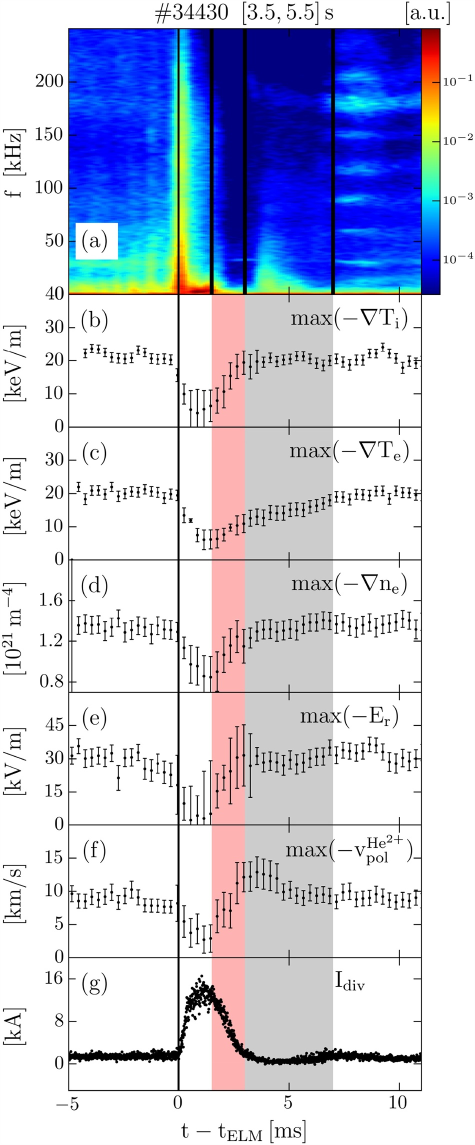
#> input picture data/figure2_embedded.png, 950 x 2290 px (shown at 1/2 size)
$ python kww_tail_analysis.py
#> lines starting #> are read from the running program, lines starting #| are printed output that depends on the picture
### config.py
"""
Path configuration for Merkabit DTC analysis scripts.
All paths are relative to the repository root.
"""
import os

REPO_ROOT = os.path.dirname(os.path.abspath(__file__))

# Data directories
DATA_DIR = os.path.join(REPO_ROOT, 'data')
MI_2022_DATA = os.path.join(DATA_DIR, 'mi_2022')
XIANG_2024_DATA = os.path.join(DATA_DIR, 'xiang_2024')
RANDALL_2021_DATA = os.path.join(DATA_DIR, 'randall_2021')
DORIAN_DATA = os.path.join(DATA_DIR, 'dorian')
CHBMIT_DATA = os.path.join(DATA_DIR, 'chbmit')
MEDITATION_DATA = os.path.join(DATA_DIR, 'meditation')
MEDITATION_RAW = os.path.join(MEDITATION_DATA, 'raw_eeg')
DAQEC_DATA = os.path.join(DATA_DIR, 'daqec')
QUASAR_DATA = os.path.join(DATA_DIR, 'quasars')
PERSEUS_DATA = os.path.join(DATA_DIR, 'perseus')

# Xiang 2024 subdirectory (created by download_data.py)
XIANG_2024_BASE = os.path.join(
    XIANG_2024_DATA,
    'xlelephant-Long-lived-topological-time-crystalline-order-on-a-quantum-processor-168eca4'
)

# Results directories
RESULTS_DIR = os.path.join(REPO_ROOT, 'results')
FIGURES_DIR = os.path.join(RESULTS_DIR, 'figures')
REPORTS_DIR = os.path.join(RESULTS_DIR, 'reports')

# Create output directories if they don't exist
for d in [FIGURES_DIR, REPORTS_DIR]:
    os.makedirs(d, exist_ok=True)

### analysis/kww_tail_analysis.py
"""
Tail analysis: fit Idiv decay starting from different time offsets
using ACTUAL digitized data to see if transport tail differs from spike.
"""
import numpy as np
import matplotlib.pyplot as plt
from PIL import Image
from scipy.optimize import curve_fit
import os, sys, warnings
warnings.filterwarnings('ignore')

sys.path.insert(0, os.path.join(os.path.dirname(os.path.abspath(__file__)), '..'))
from config import DATA_DIR, FIGURES_DIR

OUTDIR = FIGURES_DIR
img = np.array(Image.open(os.path.join(DATA_DIR, 'figure2_embedded.png')))
#> img is the input picture: shape (2290, 950, 3); mean R, G, B 195.5, 200.4, 223.3
gray = np.mean(img[:,:,:3], axis=2)
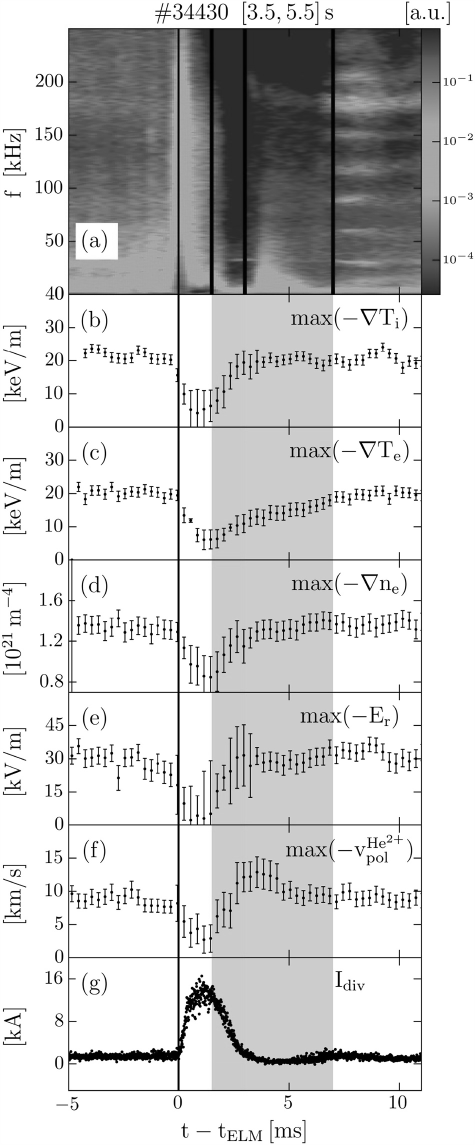
#> gray: shape (2290, 950) float64 (shown at 1/2 size); min 0, max 255, mean 206.4

# Calibration
x_cal = np.polyfit([150, 365, 580, 795], [-5.0, 0.0, 5.0, 10.0], 1)
yg_cal = np.polyfit([2145, 2045, 1960], [0.0, 8.0, 16.0], 1)
def px_to_t(x): return np.polyval(x_cal, x)
def px_to_I(y): return np.polyval(yg_cal, y)

# Digitize Idiv (same as v4)
t_list, I_list = [], []
for x in range(155, 795, 1):
    if 360 <= x <= 372: continue
    y_start = 1990 if x < 195 else (1995 if x > 695 else 1950)
    col = gray[y_start:2170, x]
    dark = np.where(col < 85)[0]
    if len(dark) < 1: continue
    gaps = np.diff(dark) if len(dark) > 1 else np.array([])
    splits = np.where(gaps > 5)[0] if len(gaps) > 0 else np.array([])
    if len(splits) == 0:
        y_center = np.mean(dark) + y_start
    else:
        clusters = np.split(dark, splits + 1)
        largest = max(clusters, key=len)
        y_center = np.mean(largest) + y_start
    t_list.append(px_to_t(x)); I_list.append(px_to_I(y_center))
#> this loop made 640 passes
#> (gaps, splits, largest, y_center) on pass 53: ([35, 1, 122, 1, 1, 1, 1, 1, 1, 1, 1, 1, 1, 1], [0, 2], [158, 159, 160, 161, 162, 163, 164, 165, 166, 167, 168, 169], 2113.5)
#> (dark, gaps, y_center) on passes 1, 9, 10, 11, 12, 13: ([117, 118, 119, 120, 121, 122, 123, 124, 125, 126, 127, 128], [1, 1, 1, 1, 1, 1, 1, 1, 1, 1, 1], 2112.5), ([118, 119, 120, 121, 122, 123, 124, 125, 126, 127, 128, 129], [1, 1, 1, 1, 1, 1, 1, 1, 1, 1, 1], 2113.5), ([118, 119, 120, 121, 122, 123, 124, 125, 126, 127, 128], [1, 1, 1, 1, 1, 1, 1, 1, 1, 1], 2113), ([118, 119, 120, 121, 122, 123, 124, 125, 126, 127, 128], [1, 1, 1, 1, 1, 1, 1, 1, 1, 1], 2113), ([117, 118, 119, 120, 121, 122, 123, 124, 125, 126, 127, 128], [1, 1, 1, 1, 1, 1, 1, 1, 1, 1, 1], 2112.5), ([117, 118, 119, 120, 121, 122, 123, 124, 125, 126, 127, 128], [1, 1, 1, 1, 1, 1, 1, 1, 1, 1, 1], 2112.5)
#> after the loop, I_list = 627 values, max 15.64 at index 508, min 1.61 at index 375, mean 3.99; t_list = 627 values from -4.88 to 9.98

t_g = np.array(t_list); I_g = np.array(I_list)
#> after `t_g = np.array(t_list)`: t_g = 627 values from -4.88 to 9.98
#> after `I_g = np.array(I_list)`: I_g has the same summary as I_list

# Bin at 0.1 ms
edges = np.arange(t_g.min(), t_g.max()+0.1, 0.1)
#> edges = 150 values from -4.88 to 10.02
t_b, I_b = [], []
for i in range(len(edges)-1):
    m = (t_g >= edges[i]) & (t_g < edges[i+1])
    if np.sum(m) > 2:
        t_b.append(np.mean(t_g[m])); I_b.append(np.mean(I_g[m]))
#> after the loop, I_b = 145 values, max 14.04 at index 54, min 1.67 at index 86, mean 3.96; t_b = 145 values from -4.84 to 9.95
t_b = np.array(t_b); I_b = np.array(I_b)

# Find peak
post = t_b > 0
pi = np.argmax(I_b[post])
#> pi = 7
abs_peak = np.where(post)[0][0] + pi
#> abs_peak = 54
t_decay = t_b[abs_peak:] - t_b[abs_peak]
#> t_decay = 91 values from 0 to 8.99
I_decay = I_b[abs_peak:]
#> I_decay = 91 values, max 14.04 at index 0, min 1.67 at index 32, mean 3.88

# Limit to 6 ms
cut = t_decay <= 6.0
t_decay = t_decay[cut]; I_decay = I_decay[cut]
#> after `t_decay = t_decay[cut]`: t_decay = 61 values from 0 to 6
#> after `I_decay = I_decay[cut]`: I_decay = 61 values, max 14.04 at index 0, min 1.67 at index 32, mean 4.39

print(f"Peak at t_ELM + {t_b[abs_peak]:.2f} ms, I_peak = {I_decay[0]:.2f} kA")
#| Peak at t_ELM + 0.97 ms, I_peak = 14.04 kA
print(f"Decay data: {len(t_decay)} points over {t_decay[-1]:.1f} ms")
#| Decay data: 61 points over 6.0 ms

def kww(t, A, tau, alpha, offset):
    return A * np.exp(-(t/tau)**alpha) + offset

def kww_exp(t, A, tau, offset):
    return A * np.exp(-t/tau) + offset

def r_sq(y, yf):
    sr = np.sum((y-yf)**2); st = np.sum((y-np.mean(y))**2)
    return 1-sr/st if st > 1e-15 else float('nan')

def fit_kww(t, y):
    amp = max(y[0]-y[-1], 0.1); off = y[-1]
    best = None; best_r2 = -np.inf
    for a0 in [0.6, 0.8, 1.0, 1.2, 1.33, 1.5, 2.0, 2.5]:
        for t0 in [0.3, 0.5, 1.0, 1.5, 2.0, 3.0]:
            try:
                popt, pcov = curve_fit(kww, t, y, p0=[amp,t0,a0,off],
                    bounds=([0,0.01,0.1,off-3],[amp*5,30,5,off+3]), maxfev=50000)
                r2 = r_sq(y, kww(t, *popt))
                if r2 > best_r2 and np.isfinite(r2):
                    best_r2 = r2; best = (popt, pcov, r2)
            except: pass
    return best

# Test different starting points
print(f"\n{'Start':>8} {'Npts':>6} {'alpha':>8} {'+-':>6} {'tau':>8} {'+-':>6} {'R2':>8} {'R2exp':>8} {'|a-4/3|':>8}")
print("-" * 75)

tail_results = []
for t_start in [0.0, 0.3, 0.5, 0.7, 1.0, 1.3, 1.5, 2.0]:
    mask = t_decay >= t_start
    t_sub = t_decay[mask] - t_decay[mask][0]
    I_sub = I_decay[mask]
    if len(t_sub) < 5: continue

    result = fit_kww(t_sub, I_sub)
    if result:
        popt, pcov, r2 = result
        perr = np.sqrt(np.diag(pcov)) if np.all(np.isfinite(np.diag(pcov))) else np.full(4, np.inf)
        # Exp fit
        try:
            pe, _ = curve_fit(kww_exp, t_sub, I_sub, p0=[I_sub[0]-I_sub[-1],1,I_sub[-1]],
                bounds=([0,0.01,-5],[30,30,10]), maxfev=10000)
            r2e = r_sq(I_sub, kww_exp(t_sub, *pe))
        except: r2e = float('nan')

        da = f"{perr[2]:.3f}" if np.isfinite(perr[2]) else "inf"
        dt = f"{perr[1]:.3f}" if np.isfinite(perr[1]) else "inf"
        print(f"{t_start:>8.1f} {len(t_sub):>6d} {popt[2]:>8.3f} {da:>6} {popt[1]:>8.3f} {dt:>6} "
              f"{r2:>8.4f} {r2e:>8.4f} {abs(popt[2]-4/3):>8.3f}")
        tail_results.append((t_start, popt[2], perr[2], popt[1], r2, r2e))
#> this loop made 8 passes
#> (amp in fit_kww, popt, r2, perr, pe, r2e) on passes 1 to 4: (11.2, [11.34, 1.34, 2.44, 2.09], 0.991, [0.202, 0.0214, 0.132, 0.064], [14.62, 1.13, 1.56], 0.933), (10.16, [10.98, 1.04, 1.9, 2.08], 0.99, [0.224, 0.0216, 0.103, 0.0592], [13.4, 0.872, 1.79], 0.955), (9.76, [10.1, 0.886, 1.71, 2.08], 0.986, [0.253, 0.0239, 0.108, 0.0602], [12.03, 0.743, 1.89], 0.961), (8.11, [8.4, 0.671, 1.44, 2.08], 0.975, [0.302, 0.0294, 0.12, 0.0624], [9.49, 0.579, 2], 0.962)
#> amp in fit_kww on pass 5: 6.18
#|      0.0     61    2.438  0.132    1.335  0.021   0.9906   0.9327    1.105
#|      0.3     58    1.902  0.103    1.041  0.022   0.9898   0.9553    0.569
#|      0.5     56    1.714  0.108    0.886  0.024   0.9862   0.9613    0.380
#|      0.7     53    1.439  0.120    0.671  0.029   0.9749   0.9621    0.106
#|      1.0     51    1.273  0.123    0.543  0.032   0.9639   0.9563    0.060
#|      1.3     48    1.269  0.215    0.475  0.049   0.9019   0.8942    0.065
#|      1.5     46    1.382  0.382    0.461  0.070   0.7937   0.7810    0.049
#|      2.0     40    5.000 15.985    0.312  0.127   0.1963      nan    3.667

# Plot
fig, axes = plt.subplots(1, 3, figsize=(16, 5))
fig.suptitle('Idiv Decay: Sensitivity to Fit Start Time', fontsize=12, fontweight='bold')

# Plot 1: Full decay with different start regions
ax = axes[0]
ax.plot(t_decay, I_decay, 'k.', ms=3, label='Data')
for ts in [0.0, 0.5, 1.0, 1.5]:
    ax.axvline(ts, ls=':', alpha=0.5)
ax.set_xlabel('t since peak [ms]'); ax.set_ylabel('I_div [kA]')
ax.set_title('Decay data with start markers'); ax.legend(fontsize=8)

# Plot 2: Alpha vs start time
ax = axes[1]
tr = np.array(tail_results)
ax.errorbar(tr[:,0], tr[:,1], yerr=tr[:,2], fmt='ko-', capsize=3)
ax.axhline(4/3, color='red', ls='--', label='4/3 = 1.333')
ax.axhspan(4/3-0.15, 4/3+0.15, alpha=0.1, color='red', label='Merkabit window')
ax.set_xlabel('Fit start time [ms]'); ax.set_ylabel('alpha')
ax.set_title('Alpha vs start time'); ax.legend(fontsize=8)
ax.set_ylim(0.5, 3.0)

# Plot 3: R^2 comparison
ax = axes[2]
ax.plot(tr[:,0], tr[:,4], 'ro-', label='KWW R^2')
ax.plot(tr[:,0], tr[:,5], 'b^--', label='Exp R^2')
ax.axhline(0.90, color='gray', ls=':', alpha=0.5)
ax.set_xlabel('Fit start time [ms]'); ax.set_ylabel('R^2')
ax.set_title('Fit quality vs start time'); ax.legend(fontsize=8)

plt.tight_layout()
plt.savefig(os.path.join(OUTDIR, 'idiv_tail_analysis.png'), dpi=200, bbox_inches='tight')
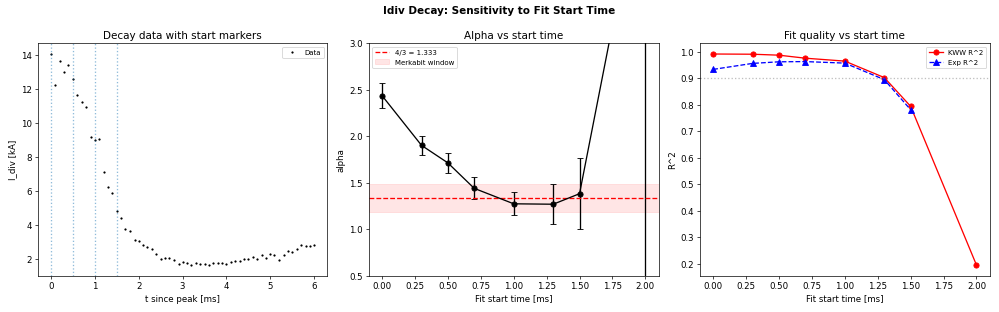
#> figure drawn by matplotlib, 3 panels; panel 1: curve peaks at x = 0, y = 14.04
plt.close()
print(f"\nPlot saved: {os.path.join(OUTDIR, 'idiv_tail_analysis.png')}")
